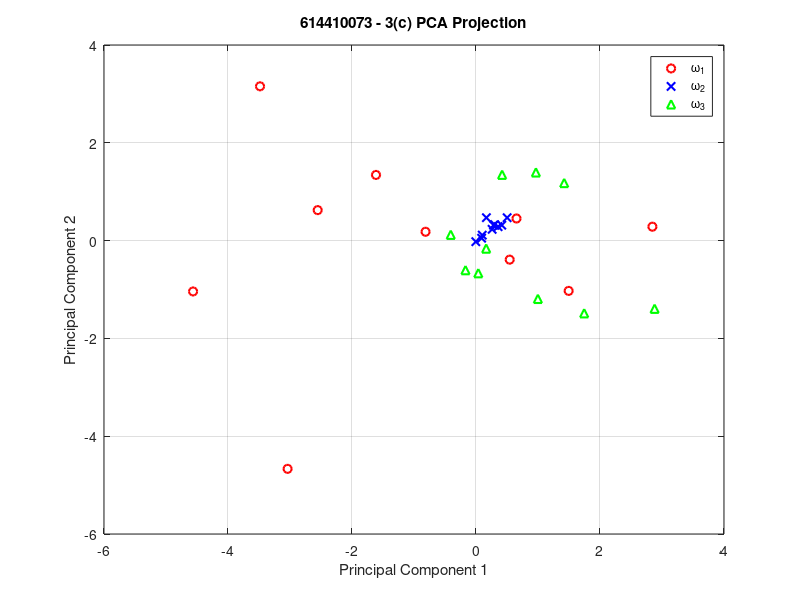

This figure's MATLAB source: (Note: this script raises an error after producing the figure.)
% Homework2, Question3
% 614410073 張健勳
clear; clc; close all;

% Table 1 (3 categories, 10 samples each)
% [x1, x2, x3]
W1 = [ 0.42  -0.087  0.58;
      -0.2   -3.3   -3.4;
       1.3   -0.32   1.7;
       0.39   0.71   0.23;
      -1.6   -5.3   -0.15;
      -0.029  0.89  -4.7;
      -0.23   1.9    2.2;
       0.27  -0.3   -0.87;
      -1.9    0.76  -2.1;
       0.87  -1.0   -2.6 ];

W2 = [-0.4    0.58   0.089;
      -0.31   0.27  -0.04;
       0.38   0.055 -0.035;
      -0.15   0.53   0.011;
      -0.35   0.47   0.034;
       0.17   0.69   0.1;
      -0.011  0.55  -0.18;
      -0.27   0.61   0.12;
      -0.065  0.49   0.0012;
      -0.12   0.054 -0.063 ];

W3 = [ 0.83   1.6   -0.014;
       1.1    1.6    0.48;
      -0.44  -0.41   0.32;
       0.047 -0.45   1.4;
       0.28   0.35   3.1;
      -0.39  -0.48   0.11;
       0.34  -0.079  0.14;
      -0.3   -0.22   2.2;
       1.1    1.2   -0.46;
       0.18  -0.11  -0.49 ];

% 轉置成 3xN 格式 (Feature x Sample)
X1 = W1'; 
X2 = W2'; 
X3 = W3';
X_all = [X1, X2, X3]; % 3 x 30 matrix
[d, n_total] = size(X_all);


% (a) Determine the scatter matrix
% sample mean m
m = mean(X_all, 2); 

% Scatter matrix S = sum((x-m)(x-m)')
S = zeros(d, d);
for k = 1:n_total
    diff = X_all(:, k) - m;
    S = S + (diff * diff');
end

% 輸出在 Console
fprintf('(a) Scatter Matrix S:\n');
disp(S);


% (b) Two largest eigenvalues and corresponding eigenvectors
[V, D] = eig(S);
eigenvalues = diag(D);

% 排序特徵值 (由大到小)
[lam, idx] = sort(eigenvalues, 'descend');
V_sorted = V(:, idx);

% 取前兩個最大的特徵值與對應向量
lam_2 = lam(1:2);
E_2 = V_sorted(:, 1:2); % 3x2 matrix

% 輸出在 Console
fprintf('(b) Two largest eigenvalues:\n');
fprintf('    lambda_1 = %.4f\n', lam_2(1));
fprintf('    lambda_2 = %.4f\n', lam_2(2));
fprintf('    Corresponding eigenvectors (columns):\n');
disp(E_2);


% (c) Plot the projected data points
% 投影公式: y = E' * (x - m)
Y1 = E_2' * (X1 - m);
Y2 = E_2' * (X2 - m);
Y3 = E_2' * (X3 - m);

% 繪圖
figure; hold on; box on; grid on;
plot(Y1(1,:), Y1(2,:), 'ro', 'LineWidth', 1.5, 'DisplayName', '\omega_1');
plot(Y2(1,:), Y2(2,:), 'bx', 'LineWidth', 1.5, 'DisplayName', '\omega_2');
plot(Y3(1,:), Y3(2,:), 'g^', 'LineWidth', 1.5, 'DisplayName', '\omega_3');
legend('Location', 'best');
xlabel('Principal Component 1');
ylabel('Principal Component 2');
title('614410073 - 3(c) PCA Projection');


% (d) Misclassification rate in 2D subspace
% 題目要求: Prior equal, Normal density
% 題目給定 Sigma 計算公式為除以 N (1/10)，非 N-1
priors = [1/3, 1/3, 1/3];

% 計算投影後資料 (2D) 的 Mean 與 Covariance
[mu1_2d, S1_2d] = muSigma_biased(Y1);
[mu2_2d, S2_2d] = muSigma_biased(Y2);
[mu3_2d, S3_2d] = muSigma_biased(Y3);

% 進行分類並計算錯誤率
params = {mu1_2d, S1_2d; mu2_2d, S2_2d; mu3_2d, S3_2d};
Y_set = {Y1, Y2, Y3};
[CM, err] = bayesEval(Y_set, params, priors);

% 輸出在 Console
fprintf('(d) Misclassification Rate:\n');
fprintf('    Confusion Matrix:\n');
disp(CM);
fprintf('    Error Rate = %.2f %%\n', 100 * err);


% 輔助函數 (Local Functions)
% 計算 Mean 與 Biased Covariance (除以 N)
% 依據題目 Source 20: Sigma = 1/10 * sum((x-u)(x-u)')
function [mu, S] = muSigma_biased(X)
    n = size(X, 2);
    mu = mean(X, 2);
    Xm = X - mu;
    S = (Xm * Xm.') / n; % biased estimator
end

% 貝式分類器評估
function [CM, err] = bayesEval(Xset, params, priors)
    C = numel(Xset);    % 類別數
    CM = zeros(C);      % 混淆矩陣
    Nall = 0; 
    hit = 0;
    
    for true_c = 1:C
        Data = Xset{true_c};
        n_samples = size(Data, 2);
        
        for k = 1:n_samples
            x = Data(:, k);
            g = zeros(C, 1); % 判別函數值
            
            % 計算每個類別的 discriminant function g_i(x)
            for i = 1:C
                mu = params{i, 1};
                S  = params{i, 2};
                % g_i(x) = -0.5*(x-mu)'*inv(S)*(x-mu) - 0.5*log(det(S)) + log(P(w_i))
                term1 = -0.5 * (x - mu)' * (S \ (x - mu)); % 使用 S\ 替代 inv(S) 提高數值穩定性
                term2 = -0.5 * log(det(S));
                term3 = log(priors(i));
                g(i) = term1 + term2 + term3;
            end
            
            % 判斷最大值
            [~, pred_c] = max(g);
            
            % 紀錄結果
            CM(true_c, pred_c) = CM(true_c, pred_c) + 1;
            hit = hit + (pred_c == true_c);
            Nall = Nall + 1;
        end
    end
    err = 1 - hit / Nall;
end